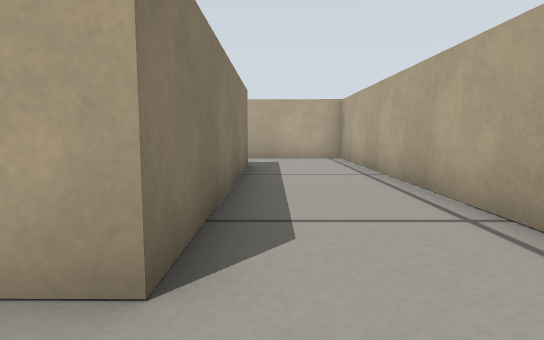
[1] (above)

17 first-person views from a walk through a Gazebo world. The camera is 0.22 m above the floor, tilts 6° down and sees 75° across. The floor is counted in squares, 0.25 m on a side. Each view is taken from the middle of a square. On the plan, view 1 faces up. The plan holds only what a view shows up to about 12 squares ahead; the rest is blank.

[2]
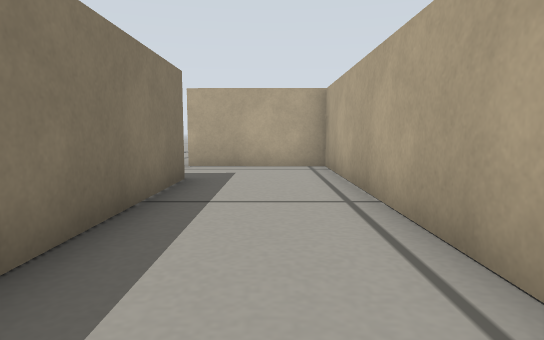

[3]
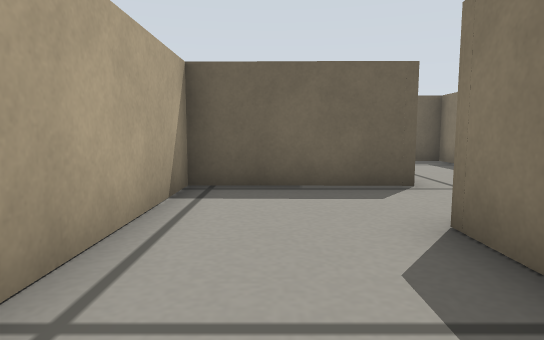

[4]
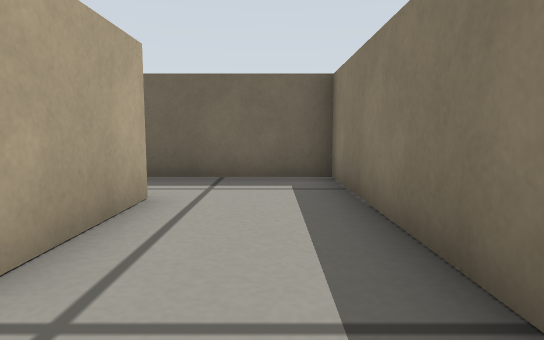

[5]
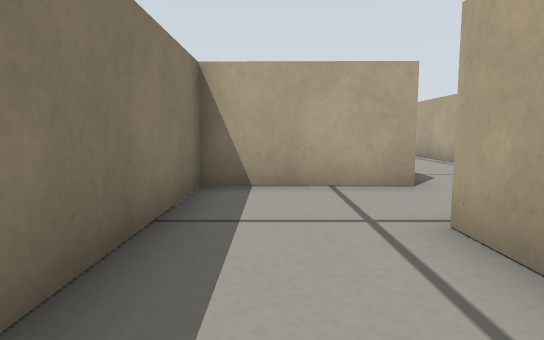

[6]
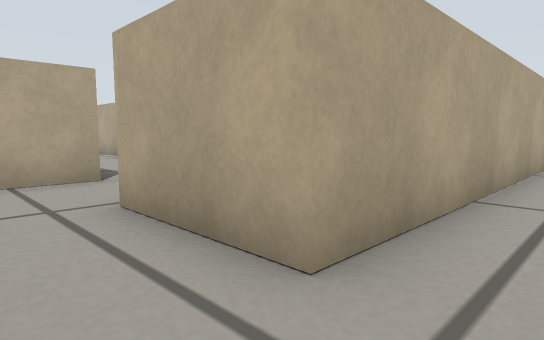

[7]
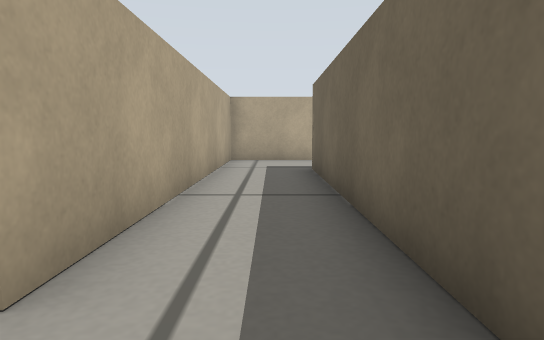

[8]
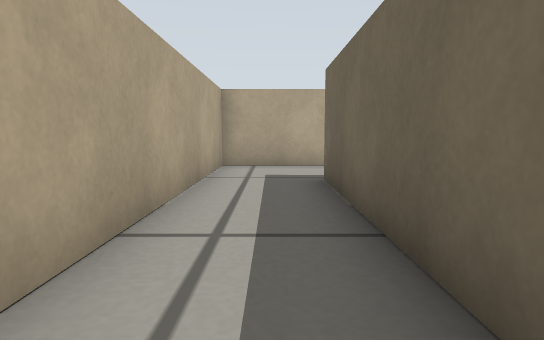

[9]
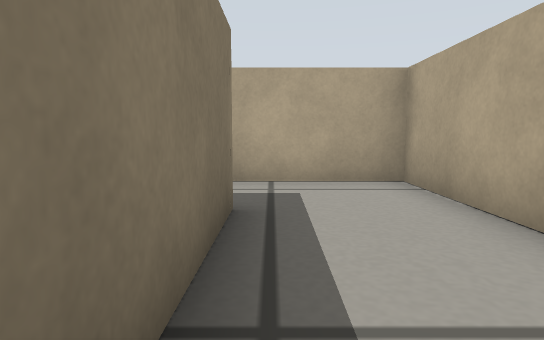

[10]
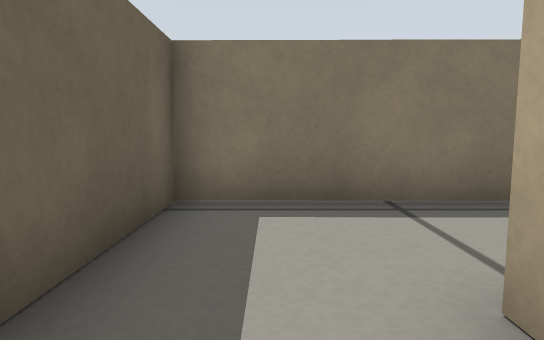

[11]
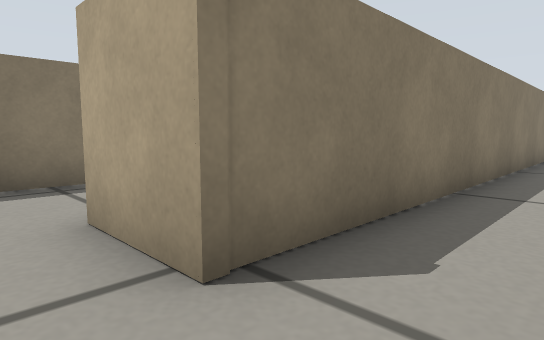

[12]
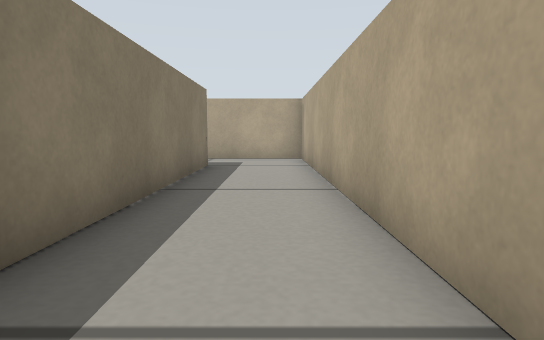

[13]
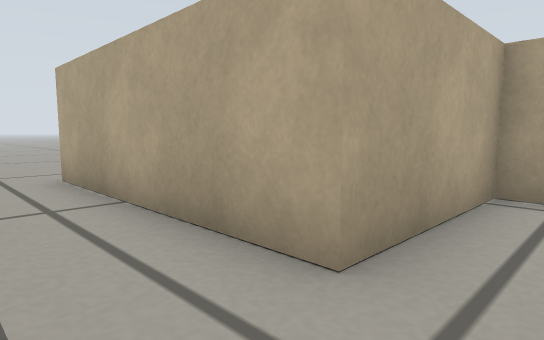

[14]
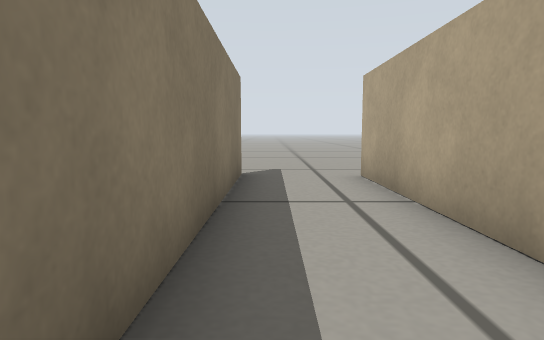

[15]
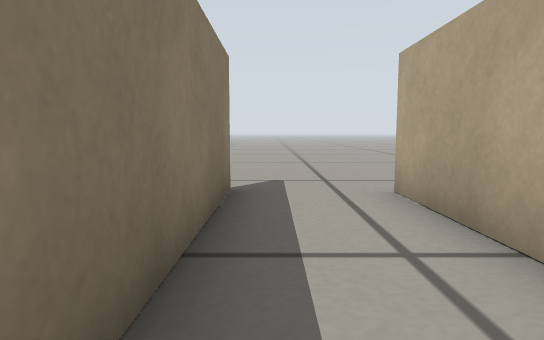

[16]
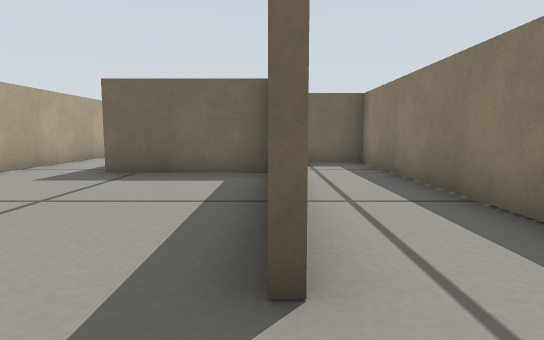

[17]
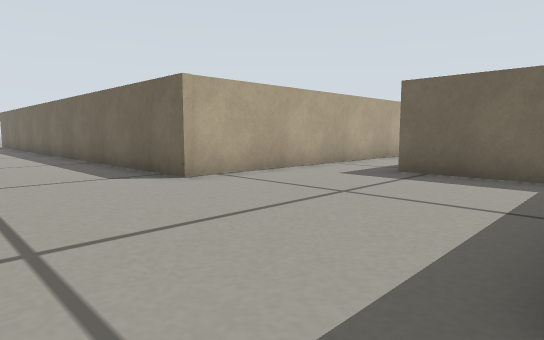

### Floor plan
Points are (right, up) in squares from view 1. A wall is a line through its corners. A room is listed if a view was taken in it or the views show most of it. See-through windows are left out.
Room 1 (views 1, 2, 3)
walls: (-0.7, 9.8) (-0.7, 1.8); (-1.3, -0.8) (2.4, -0.8) (2.4, 12.2) (-1.2, 12.2)
ways out: opening at (-1, 0.5) to room 2; opening at (-1, 11) to room 5
Room 2 (views 4, 5, 6, 7)
walls: (-1.3, -3.7) (-1.3, -0.8); (-0.7, 1.8) (-4.2, 1.8) (-4.2, -6) (-1.5, -6)
ways out: opening at (-1, 0.5) to room 1; opening at (-1, -5) to room 3
Room 3 (views 8, 9)
walls: (8.4, -7) (8.4, -3.7) (-1.3, -3.7); (-1.5, -6) (5.5, -6) (5.5, -11.2) (7.5, -11.2)
ways out: opening at (-1, -5) to room 2; opening at (8, -10) to room 4
Room 4 (views 10, 11, 12)
walls: (10.3, 3.6) (10.3, -8.9) (8.3, -8.9); (13, -4.8) (13, 5.9) (9.7, 5.9); (7.5, -11.2) (8.5, -11.2)
ways out: opening at (8, -10) to room 3
Room 5 (views 13, 14, 15)
walls: (-3.6, 18.5) (-3.6, 9.7) (-2, 9.7); (-1.2, 12.2) (-1.2, 18.2)
ways out: opening at (-1, 11) to room 1; opening at (-1, 19.5) to room 6; opening at (-4, 19.5)
Room 6 (views 16, 17)
walls: (5, 7.8) (5.1, 16.3) (12.5, 16.4); (-0.9, 12.4) (2.7, 12.4)
ways out: opening at (-1, 19.5) to room 5

Positions as (right, up) in squares from view 1, and headings:
1: (0, 0), facing up
2: (1, 3), facing up
3: (1, 5), facing down
4: (-3, 1), facing down
5: (-3, -4), facing up
6: (-3, -5), facing up-right
7: (-3, -5), facing right
8: (-1, -5), facing right
9: (6, -10), facing up
10: (10, -10), facing left
11: (12, -10), facing up-left
12: (12, -6), facing up
13: (-3, 11), facing up-right
14: (-3, 11), facing up
15: (-3, 13), facing up
16: (-1, 20), facing down
17: (-1, 20), facing down-right
